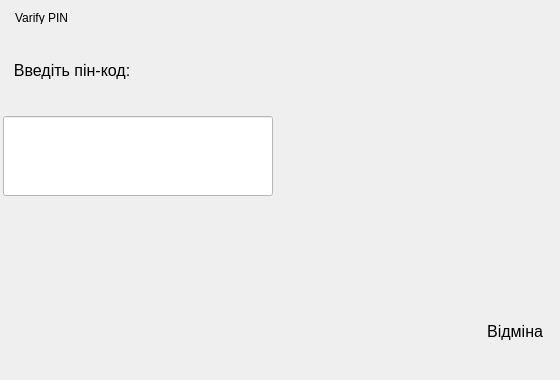
       <widget class="QWidget" name="page">
        <widget class="QWidget" name="gridLayoutWidget">
         <property name="geometry">
          <rect>
           <x>0</x>
           <y>30</y>
           <width>551</width>
           <height>341</height>
          </rect>
         </property>
         <layout class="QGridLayout" name="gridLayout_3" rowstretch="1,0,0,0,0" columnstretch="1,1">
          <item row="0" column="0">
           <widget class="QLabel" name="label_2">
            <property name="maximumSize">
             <size>
              <width>16777215</width>
              <height>80</height>
             </size>
            </property>
            <property name="font">
             <font>
              <pointsize>12</pointsize>
             </font>
            </property>
            <property name="styleSheet">
             <string notr="true">border-width: 0px;
margin: 1px;</string>
            </property>
            <property name="text">
             <string>  Введіть пін-код:</string>
            </property>
           </widget>
          </item>
          <item row="1" column="0">
           <widget class="QLineEdit" name="pinField">
            <property name="enabled">
             <bool>true</bool>
            </property>
            <property name="minimumSize">
             <size>
              <width>0</width>
              <height>80</height>
             </size>
            </property>
            <property name="font">
             <font>
              <pointsize>26</pointsize>
              <weight>75</weight>
              <italic>false</italic>
              <bold>true</bold>
              <underline>false</underline>
              <strikeout>false</strikeout>
             </font>
            </property>
            <property name="styleSheet">
             <string notr="true">background-color: white;
border-color: black;
margin-left: 3px;</string>
            </property>
            <property name="text">
             <string/>
            </property>
           </widget>
          </item>
          <item row="4" column="1">
           <widget class="QLabel" name="label_18">
            <property name="maximumSize">
             <size>
              <width>16777215</width>
              <height>80</height>
             </size>
            </property>
            <property name="font">
             <font>
              <pointsize>12</pointsize>
             </font>
            </property>
            <property name="layoutDirection">
             <enum>Qt::LeftToRight</enum>
            </property>
            <property name="styleSheet">
             <string notr="true">margin-right: 4px;</string>
            </property>
            <property name="text">
             <string>Відміна</string>
            </property>
            <property name="alignment">
             <set>Qt::AlignRight|Qt::AlignTrailing|Qt::AlignVCenter</set>
            </property>
           </widget>
          </item>
          <item row="3" column="0">
           <widget class="QWidget" name="widget_4" native="true">
            <property name="minimumSize">
             <size>
              <width>0</width>
              <height>80</height>
             </size>
            </property>
            <property name="styleSheet">
             <string notr="true">border-width: 0px;
margin-left: 4px;</string>
            </property>
           </widget>
          </item>
         </layout>
        </widget>
        <widget class="QLabel" name="label_17">
         <property name="geometry">
          <rect>
           <x>10</x>
           <y>10</y>
           <width>101</width>
           <height>16</height>
          </rect>
         </property>
         <property name="styleSheet">
          <string notr="true">border-width: 0px;
margin: 2px;</string>
         </property>
         <property name="text">
          <string>Varify PIN</string>
         </property>
        </widget>
       </widget>
